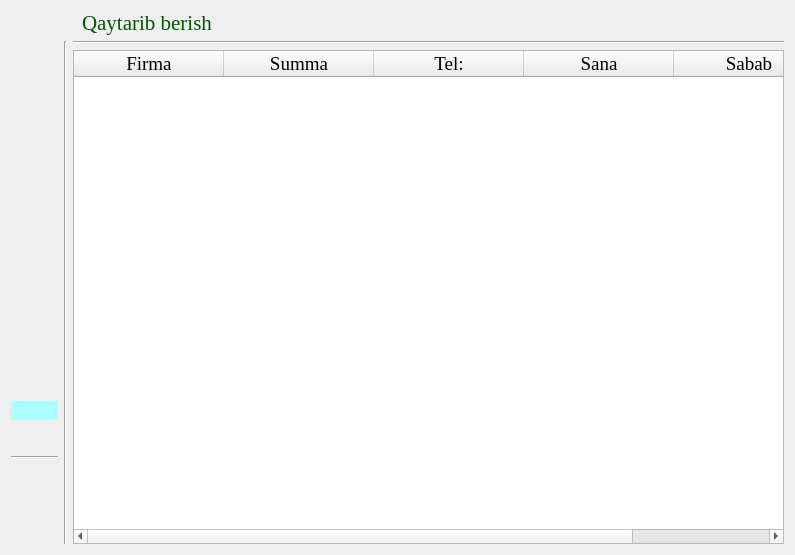
<?xml version="1.0" encoding="UTF-8"?>
<ui version="4.0">
 <class>Form</class>
 <widget class="QWidget" name="Form">
  <property name="geometry">
   <rect>
    <x>0</x>
    <y>0</y>
    <width>795</width>
    <height>555</height>
   </rect>
  </property>
  <property name="font">
   <font>
    <family>Times New Roman</family>
    <pointsize>12</pointsize>
   </font>
  </property>
  <property name="windowTitle">
   <string>Qaytarib berish</string>
  </property>
  <layout class="QVBoxLayout" name="verticalLayout_3">
   <item>
    <layout class="QHBoxLayout" name="horizontalLayout_2" stretch="1,1,8">
     <item>
      <spacer name="horizontalSpacer">
       <property name="orientation">
        <enum>Qt::Horizontal</enum>
       </property>
       <property name="sizeHint" stdset="0">
        <size>
         <width>40</width>
         <height>20</height>
        </size>
       </property>
      </spacer>
     </item>
     <item>
      <widget class="QLabel" name="label">
       <property name="font">
        <font>
         <family>Times New Roman</family>
         <pointsize>16</pointsize>
        </font>
       </property>
       <property name="styleSheet">
        <string notr="true">color: rgb(0, 85, 0);</string>
       </property>
       <property name="text">
        <string>Qaytarib berish</string>
       </property>
      </widget>
     </item>
     <item>
      <spacer name="horizontalSpacer_4">
       <property name="orientation">
        <enum>Qt::Horizontal</enum>
       </property>
       <property name="sizeHint" stdset="0">
        <size>
         <width>40</width>
         <height>20</height>
        </size>
       </property>
      </spacer>
     </item>
    </layout>
   </item>
   <item>
    <layout class="QHBoxLayout" name="horizontalLayout_5">
     <item>
      <layout class="QHBoxLayout" name="horizontalLayout">
       <item>
        <layout class="QVBoxLayout" name="verticalLayout_4" stretch="2,2,0,2,2,2,2,1,2">
         <item>
          <widget class="QPushButton" name="pushButton_12">
           <property name="styleSheet">
            <string notr="true">border:none;</string>
           </property>
           <property name="text">
            <string/>
           </property>
           <property name="icon">
            <iconset resource="resource.qrc">
             <normaloff>:/png/image/clarity_storage-line.png</normaloff>:/png/image/clarity_storage-line.png</iconset>
           </property>
           <property name="iconSize">
            <size>
             <width>40</width>
             <height>40</height>
            </size>
           </property>
          </widget>
         </item>
         <item>
          <widget class="QPushButton" name="pushButton_13">
           <property name="styleSheet">
            <string notr="true">border:none;
border-radius:20px;</string>
           </property>
           <property name="text">
            <string/>
           </property>
           <property name="icon">
            <iconset resource="resource.qrc">
             <normaloff>:/png/image/flat-color-icons_sales-performance.png</normaloff>:/png/image/flat-color-icons_sales-performance.png</iconset>
           </property>
           <property name="iconSize">
            <size>
             <width>40</width>
             <height>40</height>
            </size>
           </property>
          </widget>
         </item>
         <item>
          <widget class="QPushButton" name="pushButton_14">
           <property name="styleSheet">
            <string notr="true">border:none;
border-radius:20px;</string>
           </property>
           <property name="text">
            <string/>
           </property>
           <property name="icon">
            <iconset resource="resource.qrc">
             <normaloff>:/png/image/icons8_buy.png</normaloff>:/png/image/icons8_buy.png</iconset>
           </property>
           <property name="iconSize">
            <size>
             <width>40</width>
             <height>40</height>
            </size>
           </property>
          </widget>
         </item>
         <item>
          <widget class="QPushButton" name="pushButton_15">
           <property name="styleSheet">
            <string notr="true">border:none;
border-radius:20px;</string>
           </property>
           <property name="text">
            <string/>
           </property>
           <property name="icon">
            <iconset resource="resource.qrc">
             <normaloff>:/png/image/Group 93.png</normaloff>:/png/image/Group 93.png</iconset>
           </property>
           <property name="iconSize">
            <size>
             <width>40</width>
             <height>40</height>
            </size>
           </property>
          </widget>
         </item>
         <item>
          <widget class="QPushButton" name="pushButton_16">
           <property name="styleSheet">
            <string notr="true">border:none;
border-radius:20px;</string>
           </property>
           <property name="text">
            <string/>
           </property>
           <property name="icon">
            <iconset resource="resource.qrc">
             <normaloff>:/png/image/icon-park_history-query.png</normaloff>:/png/image/icon-park_history-query.png</iconset>
           </property>
           <property name="iconSize">
            <size>
             <width>40</width>
             <height>40</height>
            </size>
           </property>
          </widget>
         </item>
         <item>
          <widget class="QPushButton" name="pushButton_17">
           <property name="styleSheet">
            <string notr="true">border:none;
border-radius:20px;</string>
           </property>
           <property name="text">
            <string/>
           </property>
           <property name="icon">
            <iconset resource="resource.qrc">
             <normaloff>:/png/image/emojione-monotone_construction-worker.png</normaloff>:/png/image/emojione-monotone_construction-worker.png</iconset>
           </property>
           <property name="iconSize">
            <size>
             <width>40</width>
             <height>40</height>
            </size>
           </property>
          </widget>
         </item>
         <item>
          <widget class="QPushButton" name="pushButton_19">
           <property name="styleSheet">
            <string notr="true">border:none;
border-radius:20px;

background-color: rgb(170, 255, 255);</string>
           </property>
           <property name="text">
            <string/>
           </property>
           <property name="icon">
            <iconset resource="resource.qrc">
             <normaloff>:/png/image/fluent_history-20-filled.png</normaloff>:/png/image/fluent_history-20-filled.png</iconset>
           </property>
           <property name="iconSize">
            <size>
             <width>40</width>
             <height>40</height>
            </size>
           </property>
          </widget>
         </item>
         <item>
          <widget class="Line" name="line_4">
           <property name="orientation">
            <enum>Qt::Horizontal</enum>
           </property>
          </widget>
         </item>
         <item>
          <widget class="QPushButton" name="pushButton_20">
           <property name="styleSheet">
            <string notr="true">border:none;
border-radius:20px;</string>
           </property>
           <property name="text">
            <string/>
           </property>
           <property name="icon">
            <iconset resource="resource.qrc">
             <normaloff>:/png/image/image.png</normaloff>:/png/image/image.png</iconset>
           </property>
           <property name="iconSize">
            <size>
             <width>40</width>
             <height>40</height>
            </size>
           </property>
          </widget>
         </item>
        </layout>
       </item>
       <item>
        <widget class="Line" name="line_2">
         <property name="maximumSize">
          <size>
           <width>20</width>
           <height>16777215</height>
          </size>
         </property>
         <property name="font">
          <font>
           <family>MS Shell Dlg 2</family>
           <pointsize>14</pointsize>
           <weight>50</weight>
           <italic>false</italic>
           <bold>false</bold>
           <underline>false</underline>
           <strikeout>false</strikeout>
          </font>
         </property>
         <property name="styleSheet">
          <string notr="true">font: 14pt &quot;MS Shell Dlg 2&quot;;</string>
         </property>
         <property name="orientation">
          <enum>Qt::Vertical</enum>
         </property>
        </widget>
       </item>
      </layout>
     </item>
     <item>
      <layout class="QVBoxLayout" name="verticalLayout_2">
       <item>
        <widget class="Line" name="line_3">
         <property name="orientation">
          <enum>Qt::Horizontal</enum>
         </property>
        </widget>
       </item>
       <item>
        <widget class="QTableWidget" name="tableWidget">
         <property name="font">
          <font>
           <family>Times New Roman</family>
           <pointsize>14</pointsize>
          </font>
         </property>
         <property name="gridStyle">
          <enum>Qt::SolidLine</enum>
         </property>
         <property name="rowCount">
          <number>0</number>
         </property>
         <attribute name="horizontalHeaderMinimumSectionSize">
          <number>60</number>
         </attribute>
         <attribute name="horizontalHeaderDefaultSectionSize">
          <number>150</number>
         </attribute>
         <attribute name="verticalHeaderDefaultSectionSize">
          <number>40</number>
         </attribute>
         <column>
          <property name="text">
           <string>Firma</string>
          </property>
         </column>
         <column>
          <property name="text">
           <string>Summa</string>
          </property>
         </column>
         <column>
          <property name="text">
           <string>Tel:</string>
          </property>
         </column>
         <column>
          <property name="text">
           <string>Sana</string>
          </property>
         </column>
         <column>
          <property name="text">
           <string>Sabab</string>
          </property>
         </column>
        </widget>
       </item>
      </layout>
     </item>
    </layout>
   </item>
  </layout>
 </widget>
 <resources>
  <include location="resource.qrc"/>
 </resources>
 <connections/>
</ui>
